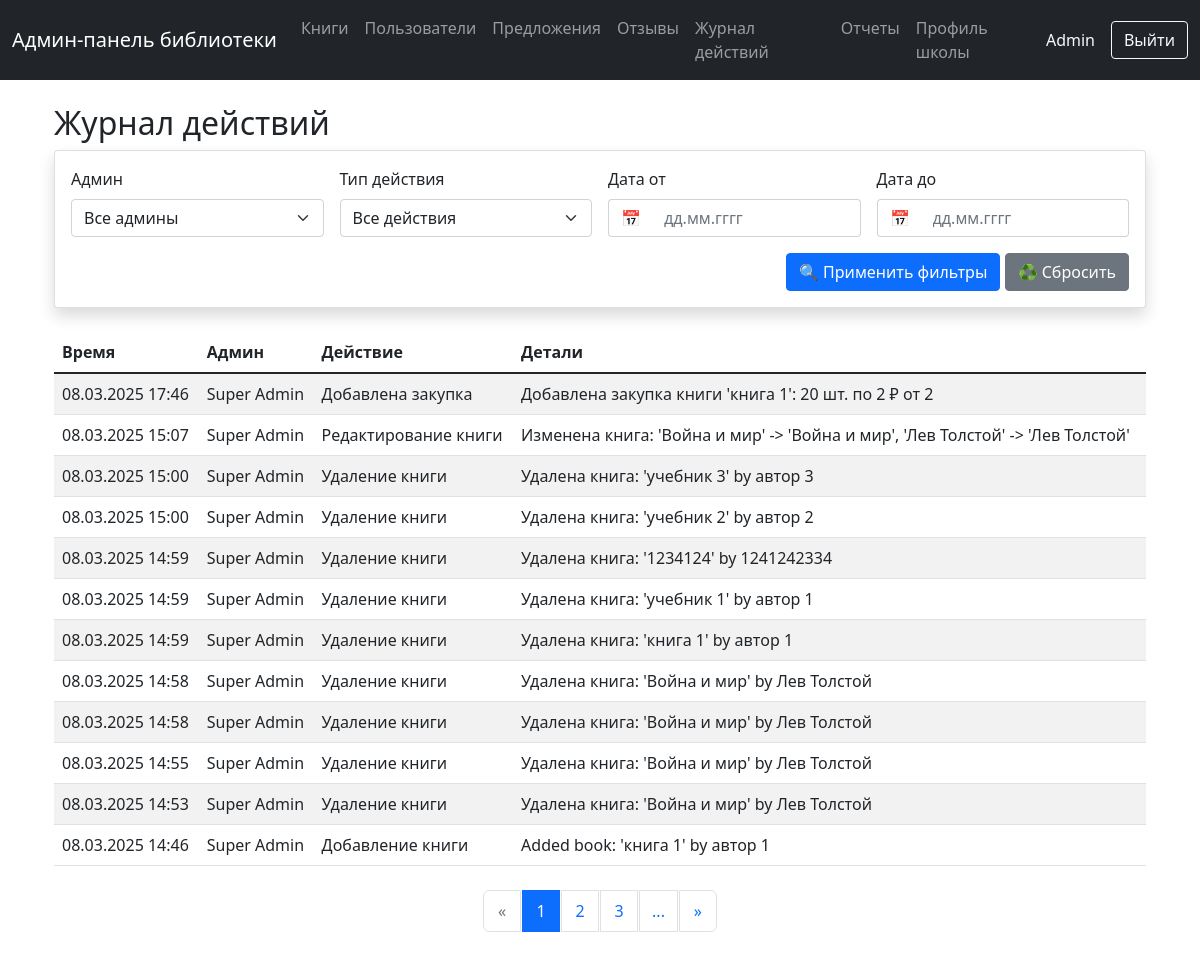
Page /logs (signed in) on the earlier database version.
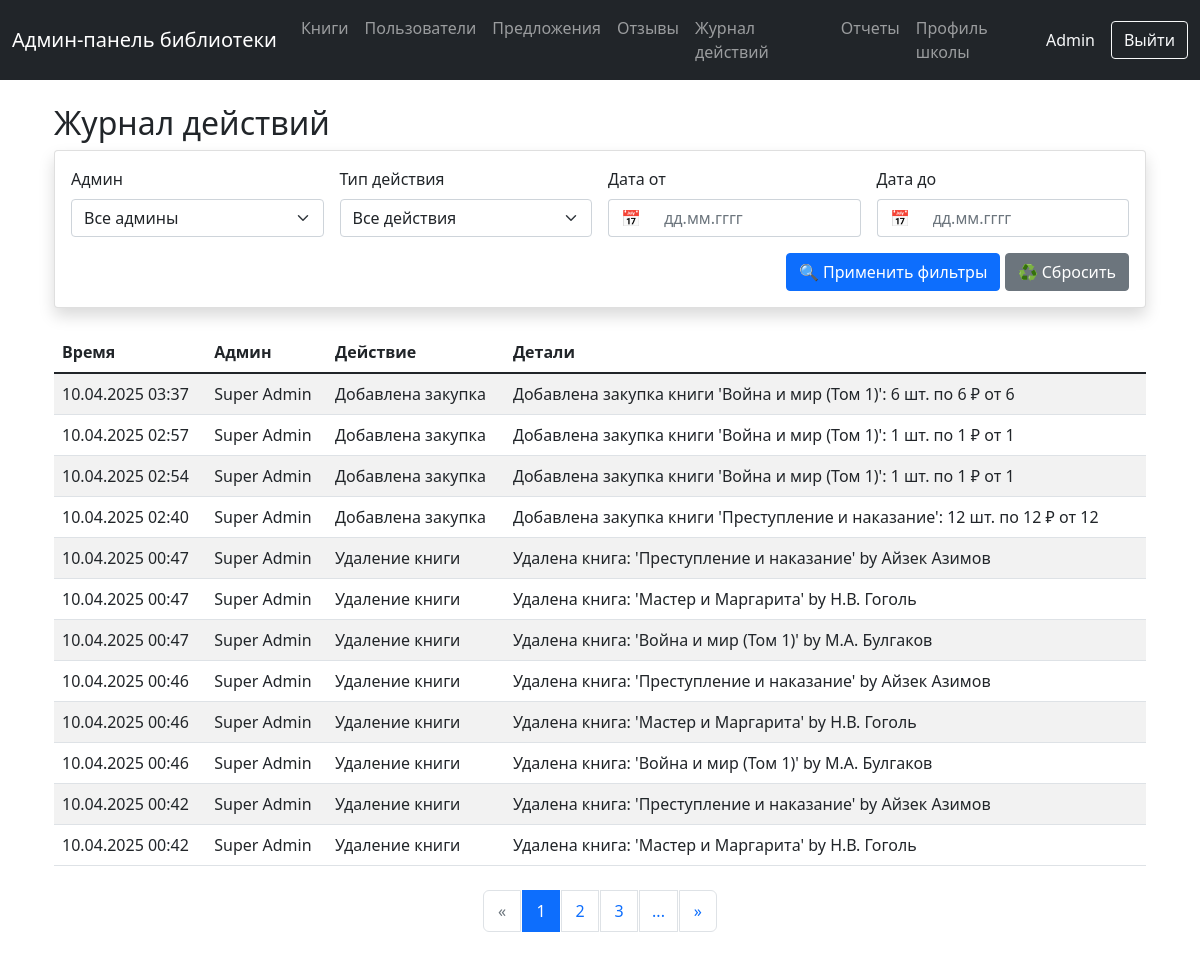
Same page on the later database version.
### tables this page shows
CREATE TABLE admin_logs (
                    id INTEGER PRIMARY KEY AUTOINCREMENT,
                    admin_id INTEGER,
                    action_type TEXT,
                    book_id INTEGER,
                    details TEXT,
                    timestamp TIMESTAMP DEFAULT CURRENT_TIMESTAMP,
                    FOREIGN KEY (admin_id) REFERENCES users (id),
                    FOREIGN KEY (book_id) REFERENCES books (id)
                );

CREATE TABLE users (
                    id INTEGER PRIMARY KEY,
                    username TEXT,
                    full_name TEXT,
                    phone TEXT,
                    role TEXT DEFAULT 'user',
                    is_blocked INTEGER DEFAULT 0,
                    created_at TIMESTAMP DEFAULT CURRENT_TIMESTAMP
                , class TEXT);

### routes.py (the view, shortened to what this page needs)
@router.get("/logs")
async def logs_page(
    request: Request,
    page: int = 1,
    admin_id: str = "",
    action_type: str = "",
    date_from: str = "",
    date_to: str = ""
):
    if not is_admin(request):
        return RedirectResponse(url="/login")
    admin_info = get_admin_info(request)
    items_per_page = 12
    try:
        with get_db() as conn:
            cursor = conn.cursor()
            cursor.execute("""
                SELECT DISTINCT u.id, u.full_name, u.username
                FROM admin_logs al
                JOIN users u ON al.admin_id = u.id
                ORDER BY COALESCE(u.full_name, u.username)
            """)
            admins = [{'id': row[0], 'name': row[1] or f"@{row[2]}"} for row in cursor.fetchall()]
            query = """
                SELECT
                    al.id,
                    al.action_type,
                    al.details,
                    strftime('%d.%m.%Y %H:%M', al.timestamp) as formatted_time,
                    u.full_name,
                    u.username
                FROM admin_logs al
                JOIN users u ON al.admin_id = u.id
                WHERE 1=1
            """
            params = []
            if admin_id:
                query += " AND al.admin_id = ?"
                params.append(admin_id)
            if action_type:
                query += " AND al.action_type = ?"
                params.append(action_type)
            count_query = f"SELECT COUNT(*) FROM ({query})"
            cursor.execute(count_query, params)
            total_records = cursor.fetchone()[0]
            total_pages = (total_records + items_per_page - 1) // items_per_page
            page = max(1, min(page, total_pages)) if total_pages > 0 else 1
            offset = (page - 1) * items_per_page
            query += " ORDER BY al.timestamp DESC LIMIT ? OFFSET ?"
            params.extend([items_per_page, offset])
            logging.info(f"SQL Query: {query}")
            logging.info(f"Params: {params}")
            cursor.execute(query, params)
            logs = []
            for row in cursor.fetchall():
                logs.append({
                    'id': row[0],
                    'action_type': row[1],
                    'details': row[2],
                    'timestamp': row[3],
                    'admin_name': row[4] or f"@{row[5]}"
                })
            filter_parts = []
            if admin_id:
                filter_parts.append(f"admin_id={admin_id}")
            if action_type:
                filter_parts.append(f"action_type={action_type}")
            if date_from:
                filter_parts.append(f"date_from={date_from}")
            if date_to:
                filter_parts.append(f"date_to={date_to}")
            filter_query = "&".join(filter_parts)
            return templates.TemplateResponse(
                "logs.html",
                {
                    "request": request,
                    "logs": logs,
                    "admin_info": admin_info,
                    "current_page": page,
                    "total_pages": total_pages,
                    "filter_query": filter_query,
                    "filters": {
                        "admin_id": admin_id,
                        "action_type": action_type,
                        "date_from": date_from,
                        "date_to": date_to
                    },
                    "admins": admins
                }
            )
    except Exception as e:
        logging.error(f"Error loading logs: {e}")
        raise HTTPException(status_code=500, detail=str(e))

### database/models.py (called while the page is built)
@contextlib.contextmanager
def get_db():
    conn = sqlite3.connect('library.db')
    try:
        yield conn
    finally:
        conn.close()

### routes.py (called while the page is built)
def is_admin(request: Request) -> bool:
    return request.session.get('is_admin', False)

def get_admin_info(request: Request) -> dict:
    return {
        'username': request.session.get('username', 'Admin'),
        'user_id': request.session.get('user_id')
    }

### admin_panel/templates/logs.html (shortened to what the changed rows need)
{% extends "base.html" %}
{% block content %}
<link rel="stylesheet" href="https://cdn.jsdelivr.net/npm/flatpickr/dist/flatpickr.min.css">
<link rel="stylesheet" href="https://cdn.jsdelivr.net/npm/flatpickr/dist/themes/material_blue.css">
<div class="container mt-4">
    <h2>Журнал действий</h2>
    <div class="table-responsive">
        <table class="table table-striped">
            <thead>
                <tr>
                    <th>Время</th>
                    <th>Админ</th>
                    <th>Действие</th>
                    <th>Детали</th>
                </tr>
            </thead>
            <tbody>
                {% for log in logs %}
                <tr>
                    <td>{{ log.timestamp }}</td>
                    <td>{{ log.admin_name }}</td>
                    <td>
                        {% if log.action_type == 'add_book' %}
                            Добавление книги
                        {% elif log.action_type == 'edit_book' %}
                            Редактирование книги
                        {% elif log.action_type == 'delete_book' %}
                            Удаление книги
                        {% elif log.action_type == 'add_purchase' %}
                            Добавлена закупка
                        {% elif log.action_type == 'write_off_copy' %}
                            Списание экземпляра
                        {% else %}
                            {{ log.action_type }}
                        {% endif %}
                    </td>
                    <td>{{ log.details }}</td>
                </tr>
                {% endfor %}
            </tbody>
        </table>
    </div>
    {% if total_pages > 1 %}
    <nav aria-label="Page navigation" class="mt-4">
        <ul class="pagination justify-content-center">
            {% set start = (current_page - 2) if (current_page - 2) > 0 else 1 %}
            {% set end = (current_page + 2) if (current_page + 2) <= total_pages else total_pages %}
            {% for page in range(start, end + 1) %}
            <li class="page-item {% if page == current_page %}active{% endif %}">
                <a class="page-link" href="?page={{ page }}{{ '&' + filter_query if filter_query }}">{{ page }}</a>
            </li>
            {% endfor %}
        </ul>
    </nav>
    {% endif %}
</div>
{% endblock %}

Differences in the rows shown:
no longer on this page (row unchanged): admin_logs: timestamp "08.03.2025 17:46", admin_name "Super Admin", action_type "Добавлена закупка", details "Добавлена закупка книги 'книга 1': 20 шт. по 2 ₽ от 2"
no longer on this page (row unchanged): admin_logs: timestamp "08.03.2025 15:07", admin_name "Super Admin", action_type "Редактирование книги", details "Изменена книга: 'Война и мир' -> 'Война и мир', 'Лев Толстой' -> 'Лев Толстой'"
no longer on this page (row unchanged): admin_logs: timestamp "08.03.2025 15:00", admin_name "Super Admin", action_type "Удаление книги", details "Удалена книга: 'учебник 3' by автор 3"
no longer on this page (row unchanged): admin_logs: timestamp "08.03.2025 15:00", admin_name "Super Admin", action_type "Удаление книги", details "Удалена книга: 'учебник 2' by автор 2"
no longer on this page (row unchanged): admin_logs: timestamp "08.03.2025 14:59", admin_name "Super Admin", action_type "Удаление книги", details "Удалена книга: '1234124' by 1241242334"
no longer on this page (row unchanged): admin_logs: timestamp "08.03.2025 14:59", admin_name "Super Admin", action_type "Удаление книги", details "Удалена книга: 'учебник 1' by автор 1"
no longer on this page (row unchanged): admin_logs: timestamp "08.03.2025 14:59", admin_name "Super Admin", action_type "Удаление книги", details "Удалена книга: 'книга 1' by автор 1"
no longer on this page (row unchanged): admin_logs: timestamp "08.03.2025 14:58", admin_name "Super Admin", action_type "Удаление книги", details "Удалена книга: 'Война и мир' by Лев Толстой"
no longer on this page (row unchanged): admin_logs: timestamp "08.03.2025 14:58", admin_name "Super Admin", action_type "Удаление книги", details "Удалена книга: 'Война и мир' by Лев Толстой"
no longer on this page (row unchanged): admin_logs: timestamp "08.03.2025 14:55", admin_name "Super Admin", action_type "Удаление книги", details "Удалена книга: 'Война и мир' by Лев Толстой"
no longer on this page (row unchanged): admin_logs: timestamp "08.03.2025 14:53", admin_name "Super Admin", action_type "Удаление книги", details "Удалена книга: 'Война и мир' by Лев Толстой"
no longer on this page (row unchanged): admin_logs: timestamp "08.03.2025 14:46", admin_name "Super Admin", action_type "Добавление книги", details "Added book: 'книга 1' by автор 1"
added admin_logs: timestamp "10.04.2025 03:37", admin_name "Super Admin", action_type "Добавлена закупка", details "Добавлена закупка книги 'Война и мир (Том 1)': 6 шт. по 6 ₽ от 6"
added admin_logs: timestamp "10.04.2025 02:57", admin_name "Super Admin", action_type "Добавлена закупка", details "Добавлена закупка книги 'Война и мир (Том 1)': 1 шт. по 1 ₽ от 1"
added admin_logs: timestamp "10.04.2025 02:54", admin_name "Super Admin", action_type "Добавлена закупка", details "Добавлена закупка книги 'Война и мир (Том 1)': 1 шт. по 1 ₽ от 1"
added admin_logs: timestamp "10.04.2025 02:40", admin_name "Super Admin", action_type "Добавлена закупка", details "Добавлена закупка книги 'Преступление и наказание': 12 шт. по 12 ₽ от 12"
added admin_logs: timestamp "10.04.2025 00:47", admin_name "Super Admin", action_type "Удаление книги", details "Удалена книга: 'Преступление и наказание' by Айзек Азимов"
added admin_logs: timestamp "10.04.2025 00:47", admin_name "Super Admin", action_type "Удаление книги", details "Удалена книга: 'Мастер и Маргарита' by Н.В. Гоголь"
added admin_logs: timestamp "10.04.2025 00:47", admin_name "Super Admin", action_type "Удаление книги", details "Удалена книга: 'Война и мир (Том 1)' by М.А. Булгаков"
added admin_logs: timestamp "10.04.2025 00:46", admin_name "Super Admin", action_type "Удаление книги", details "Удалена книга: 'Преступление и наказание' by Айзек Азимов"
added admin_logs: timestamp "10.04.2025 00:46", admin_name "Super Admin", action_type "Удаление книги", details "Удалена книга: 'Мастер и Маргарита' by Н.В. Гоголь"
added admin_logs: timestamp "10.04.2025 00:46", admin_name "Super Admin", action_type "Удаление книги", details "Удалена книга: 'Война и мир (Том 1)' by М.А. Булгаков"
added admin_logs: timestamp "10.04.2025 00:42", admin_name "Super Admin", action_type "Удаление книги", details "Удалена книга: 'Преступление и наказание' by Айзек Азимов"
added admin_logs: timestamp "10.04.2025 00:42", admin_name "Super Admin", action_type "Удаление книги", details "Удалена книга: 'Мастер и Маргарита' by Н.В. Гоголь"
